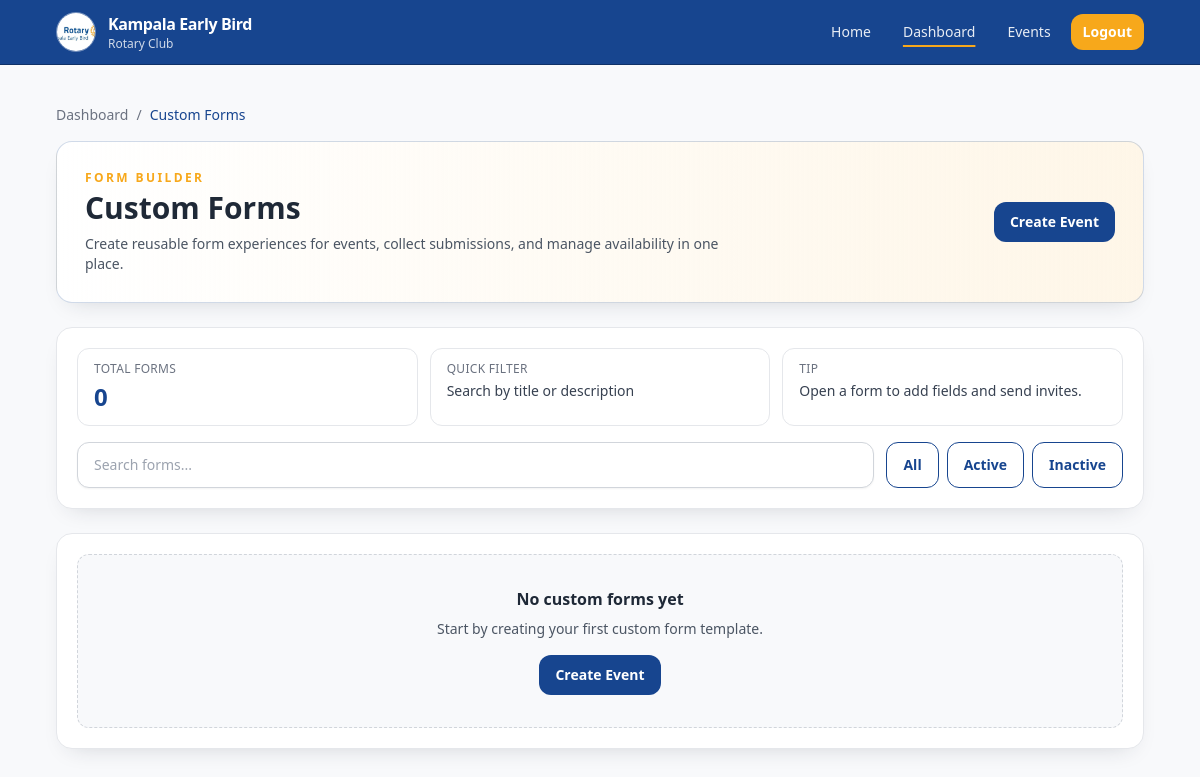
The app's page /dashboard/custom-forms/ (signed in), older data.
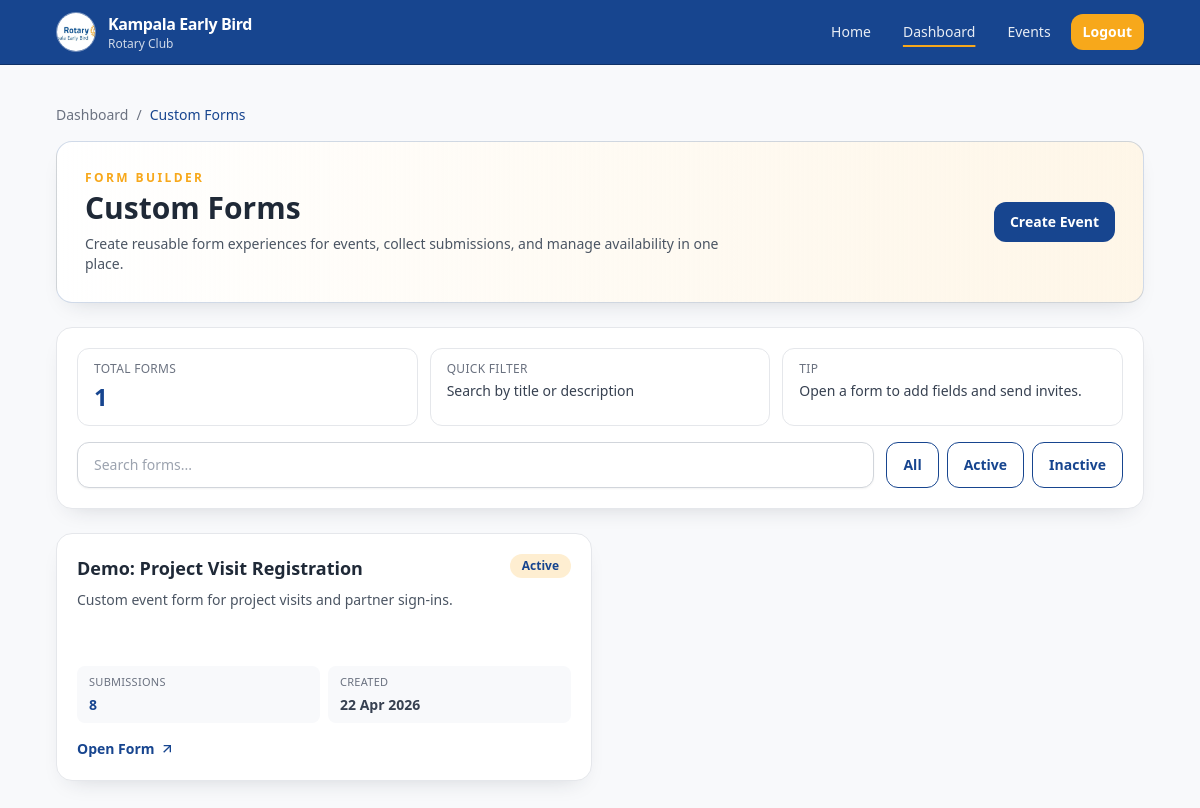
The same page, newer data.
### attendance/models.py (models this page shows, shortened)
class TimeStampedModel(models.Model):
    created_at = models.DateTimeField(auto_now_add=True)
    updated_at = models.DateTimeField(auto_now=True)
    class Meta:
        abstract = True

class FormTemplate(TimeStampedModel):
    public_id = models.UUIDField(default=uuid.uuid4, editable=False, unique=True)
    title = models.CharField(max_length=180)
    description = models.TextField(blank=True)
    is_active = models.BooleanField(default=True)
    created_by = models.ForeignKey(
        settings.AUTH_USER_MODEL,
        on_delete=models.SET_NULL,
        related_name="custom_forms",
        null=True,
        blank=True,
    )
    class Meta:
        ordering = ["-created_at"]

### attendance/views.py (the view)
# urls.py: path("dashboard/custom-forms/", CustomFormListView.as_view(), name="custom-form-list"),
class CustomFormListView(LoginRequiredMixin, ListView):
    model = FormTemplate
    template_name = "attendance/dashboard/custom_form_list.html"
    context_object_name = "custom_forms"
    def get_queryset(self):
        return FormTemplate.objects.annotate(submission_total=Count("submissions"))

### templates/attendance/dashboard/custom_form_list.html (shortened to what the changed rows need)
{% extends "attendance/base.html" %}
{% block content %}
<section class="space-y-6">
    <div class="card border-rotary-blue/20 bg-gradient-to-r from-white to-rotary-gold/10 p-6 sm:p-7">
        <div class="flex flex-wrap items-center justify-between gap-4">
            <div>
                <h1 class="mt-1 text-2xl font-bold text-[#1F2937] sm:text-3xl">Custom Forms</h1>
            </div>
        </div>
    </div>
    <div class="card p-4 sm:p-5">
        <div class="grid gap-3 sm:grid-cols-3">
            <div class="rounded-xl border border-gray-200 bg-white px-4 py-3">
                <p class="text-xs uppercase tracking-wide text-gray-500">Total Forms</p>
                <p class="mt-1 text-2xl font-bold text-rotary-blue">{{ custom_forms|length }}</p>
            </div>
        </div>
    </div>
    <div id="custom-forms-grid" class="grid gap-4 md:grid-cols-2 xl:grid-cols-3">
        {% for custom_form in custom_forms %}
            <a
                href="{% url 'attendance:custom-form-detail' public_id=custom_form.public_id %}"
                class="card custom-form-item block border-gray-200 transition duration-200 hover:-translate-y-0.5 hover:shadow-lg"
                data-status="{% if custom_form.is_active %}active{% else %}inactive{% endif %}"
                data-search="{{ custom_form.title|lower }} {{ custom_form.description|default:''|lower }}"
            >
                <div class="flex items-start justify-between gap-3">
                    <h2 class="line-clamp-2 text-lg font-semibold text-[#1F2937]">{{ custom_form.title }}</h2>
                    <span class="shrink-0 rounded-full px-3 py-1 text-xs font-semibold {% if custom_form.is_active %}bg-rotary-gold/20 text-rotary-blue{% else %}bg-gray-100 text-gray-700{% endif %}">
                        {% if custom_form.is_active %}Active{% else %}Inactive{% endif %}
                    </span>
                </div>
                <p class="mt-2 line-clamp-3 min-h-[3.75rem] text-sm text-gray-600">{{ custom_form.description|default:"No description provided yet." }}</p>
                <div class="mt-4 grid grid-cols-2 gap-2">
                    <div class="rounded-lg bg-[#F8F9FB] px-3 py-2">
                        <p class="text-[11px] uppercase tracking-wide text-gray-500">Submissions</p>
                        <p class="mt-1 text-sm font-semibold text-rotary-blue">{{ custom_form.submission_total }}</p>
                    </div>
                    <div class="rounded-lg bg-[#F8F9FB] px-3 py-2">
                        <p class="text-[11px] uppercase tracking-wide text-gray-500">Created</p>
                        <p class="mt-1 text-sm font-semibold text-gray-700">{{ custom_form.created_at|date:"d M Y" }}</p>
                    </div>
                </div>
                <p class="mt-4 inline-flex items-center gap-1 text-sm font-semibold text-rotary-blue">
                    <span>Open Form</span>
                    <svg class="h-4 w-4" viewBox="0 0 24 24" fill="none" stroke="currentColor" stroke-width="2"><path d="M7 17 17 7"/><path d="M7 7h10v10"/></svg>
                </p>
            </a>
        {% empty %}
            <div class="card md:col-span-2 xl:col-span-3">
                <div class="rounded-xl border border-dashed border-gray-300 bg-[#F8F9FB] p-8 text-center">
                    <p class="text-base font-semibold text-[#1F2937]">No custom forms yet</p>
                    <p class="mt-2 text-sm text-gray-600">Start by creating your first custom form template.</p>
                    <a href="{% url 'attendance:event-wizard' %}" class="btn-primary mt-4">Create Event</a>
                </div>
            </div>
        {% endfor %}
    </div>
</section>
{% endblock %}

Row changes from the older to the newer data that the page shows:
added FormTemplate: title "Demo: Project Visit Registration", is_active "Active", description "Custom event form for project visits and partner sign-ins.", submission_total "8", created_at "22 Apr 2026"
Text that changed along with them:
{{ custom_forms|length }}: "0" → "1"
text no longer shown: "No custom forms yet Start by creating your first custom form template. Create Event"
